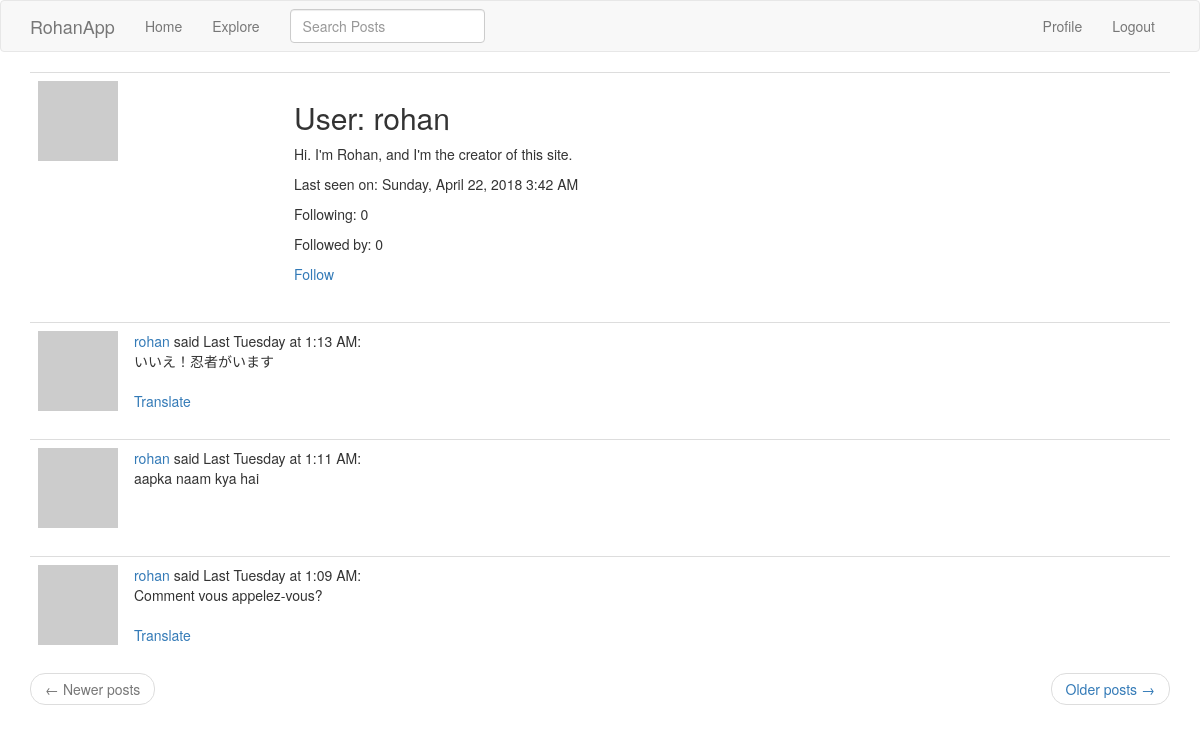
Page /user/rohan (signed in) on the committed database.
### app/models.py (models this page shows, shortened)
class User(UserMixin, db.Model):
    id = db.Column(db.Integer, primary_key=True)
    username = db.Column(db.String(64), index=True, unique=True)
    email = db.Column(db.String(120), index=True, unique=True)
    password_hash = db.Column(db.String(128))
    posts = db.relationship('Post', backref='author', lazy='dynamic') # u.posts, p.author(s)
    about_me = db.Column(db.String(140))
    last_seen = db.Column(db.DateTime, default=datetime.utcnow)
    followed = db.relationship('User', secondary=followers,
        primaryjoin=(followers.c.follower_id == id), # LEFT # why isn't it just followers.follower_id ?
        secondaryjoin=(followers.c.followed_id == id), # RIGHT
        backref=db.backref('followers', lazy='dynamic'), lazy='dynamic')
    def avatar(self, size):
        digest = md5(self.email.lower().encode('utf-8')).hexdigest() # .encode('utf-8') converts email string to bytes
        return 'https://www.gravatar.com/avatar/{}?d=identicon&s={}'.format(digest, size)
    def is_following(self, user):
        return self.followed.filter(followers.c.followed_id == user.id).count() > 0 # filter ==, filter_by =

class SearchableMixin(object):
    @classmethod
    def before_commit(cls, session):
        session._changes = {
            'add': [obj for obj in session.new if isinstance(obj, cls)],
            'update': [obj for obj in session.dirty if isinstance(obj, cls)], # there is no db.session.update()
            'delete': [obj for obj in session.deleted if isinstance(obj, cls)]
        }
    @classmethod
    def after_commit(cls, session):
        for obj in session._changes['add']:
            add_to_index(cls.__tablename__, obj)
        for obj in session._changes['update']: # modified post overwrites original post in Elasticsearch db
            add_to_index(cls.__tablename__, obj)
        for obj in session._changes['delete']:
            remove_from_index(cls.__tablename__, obj)
        session._changes = None # resets the dictionary - which survived the commit - to None

class Post(SearchableMixin, db.Model):
    __searchable__ = ['body']
    id = db.Column(db.Integer, primary_key=True)
    body = db.Column(db.String(140))
    timestamp = db.Column(db.DateTime, index=True, default=datetime.utcnow) # datetime.utcnow, NOT datetime.utcnow()
    user_id = db.Column(db.Integer, db.ForeignKey('user.id'))
    language = db.Column(db.String(5))

### app/main/routes.py (the view)
@bp.route('/user/<username>')
@login_required
def user(username):
    user = User.query.filter_by(username=username).first_or_404()
    page = request.args.get('page', 1, type=int)
    posts = user.posts.order_by(Post.timestamp.desc()).paginate(
        page, current_app.config['POSTS_PER_PAGE'], False)
    next_url = url_for('main.user', username=user.username, page=posts.next_num) if posts.has_next else None
    prev_url = url_for('main.user', username=user.username, page=posts.prev_num) if posts.has_prev else None
    return render_template('user.html', title = user.username, user = user, posts = posts.items,
                            next_url = next_url, prev_url = prev_url)

### app/main/forms.py
class SearchForm(FlaskForm):
    q = StringField('Search Posts', validators=[DataRequired()])
    def __init__(self, *args, **kwargs):
        if 'formdata' not in kwargs:
            kwargs['formdata'] = request.args # default is request.form
        if 'csrf_enabled' not in kwargs:
            kwargs['csrf_enabled'] = False # also, not putting form.hidden_tag() in the template
        super(SearchForm, self).__init__(*args, **kwargs)

### app/main/routes.py (called while the page is built)
@bp.before_app_request # executed just before any view function
def before_request():
    if current_user.is_authenticated:
        current_user.last_seen = datetime.utcnow() # .strftime('%m/%d/%Y %I:%M:%S %p')
        db.session.commit()
        g.search_form = SearchForm()
    g.locale = str(get_locale())

### app/models.py (called while the page is built)
@login.user_loader
def load_user(id):
    return User.query.get(int(id))

### app/templates/user.html
{% extends "base.html" %}
{% block app_content %}
    <table class="table table-hover">
        <tr>
            <td width="256px"><a href="https://en.gravatar.com" target="_blank"><img src="{{ user.avatar(256) }}"></a></td>
            <td>
                <h2>User: {{ user.username }}</h2>
                {% if user.about_me %}<p>{{ user.about_me }}</p>{% endif %}
                {% if user.last_seen %}
                <p>Last seen on: {{ moment(user.last_seen).format('LLLL') }}</p>
                {% endif %}
                <p>Following: {{ user.followed.count() }}</p>
                <p>Followed by: {{ user.followers.count() }}</p>
                {% if current_user == user %}
                <p><a href="{{ url_for('main.edit_profile') }}">Edit your profile</a></p>
                {% elif not current_user.is_following(user) %}
                <p><a href="{{ url_for('main.follow', username=user.username) }}">Follow</a></p>
                {% else %}
                <p><a href="{{ url_for('main.unfollow', username=user.username) }}">Unfollow</a></p>
                {% endif %}
            </td>
        </tr>
    </table>
    {% for post in posts %}
        {% include '_post.html' %}
    {% endfor %}
    <nav aria-label="...">
        <ul class="pager">
            <li class="previous{% if not prev_url %} disabled{% endif %}">
                <a href="{{ prev_url or '#' }}">
                    <span aria-hidden="true">&larr;</span> Newer posts
                </a>
            </li>
            <li class="next{% if not next_url %} disabled{% endif %}">
                <a href="{{ next_url or '#' }}">
                    Older posts <span aria-hidden="true">&rarr;</span>
                </a>
            </li>
        </ul>
    </nav>
{% endblock %}

### app/templates/_post.html
<table class="table table-hover">
    <tr>
        <td width="70px">
            <a href="{{ url_for('main.user', username=post.author.username) }}">
                <img src="{{ post.author.avatar(70) }}" />
            </a>
        </td>
        <td>
            <a href="{{ url_for('main.user', username=post.author.username) }}">{{ post.author.username }}</a>
            said {{ moment(post.timestamp).calendar() }}:
            <br>
            <span id="post{{ post.id }}">{{ post.body }}</span>
            {% if post.language and post.language != g.locale %}
            <br><br>
            <span id="translation{{ post.id }}">
                <a href="javascript:translate(
                    '#post{{ post.id }}',
                    '#translation{{ post.id }}',
                    '{{ post.language }}',
                    '{{ g.locale }}');">Translate</a>
            </span>
            {% endif %}
        </td>
    </tr>
</table>

### rows in the picture
User: username "rohan", about_me "Hi. I'm Rohan, and I'm the creator of this site.", last_seen "Sunday, April 22, 2018 3:42 AM"
Post: author.username "rohan", timestamp "Last Tuesday at 1:13 AM", body "いいえ！忍者がいます"
Post: author.username "rohan", timestamp "Last Tuesday at 1:11 AM", body "aapka naam kya hai"
Post: author.username "rohan", timestamp "Last Tuesday at 1:09 AM", body "Comment vous appelez-vous?"

### other values in the picture
{{ user.followed.count() }} "0"
{{ user.followers.count() }} "0"
